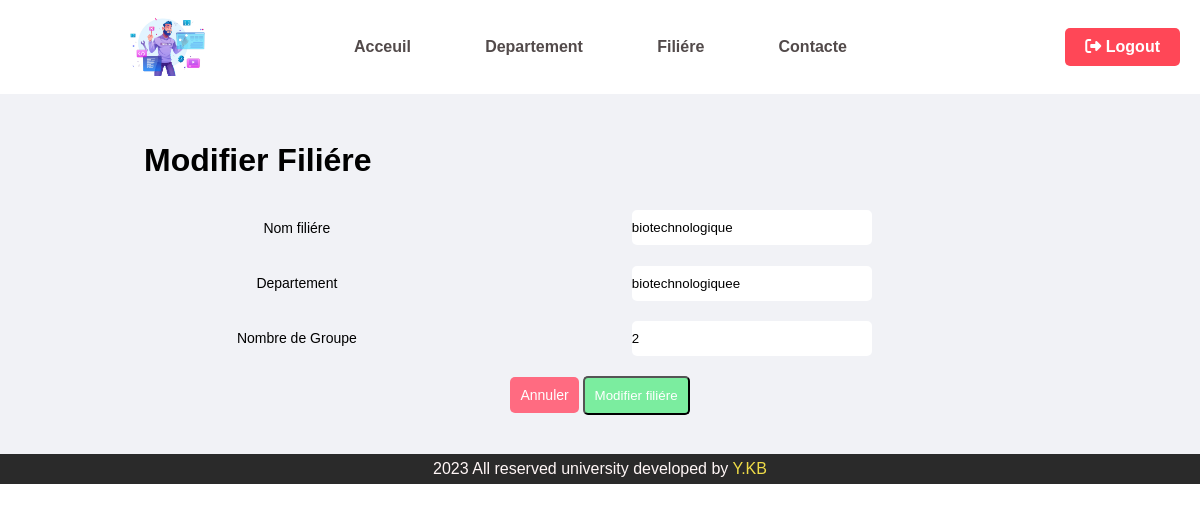
The app's page /students/update-filiere.php?nom_fil=biotechnologique with its own data.
### tables this page shows
CREATE TABLE IF NOT EXISTS `filiere` (
  `nom_fil` varchar(20) NOT NULL,
  `departement` varchar(20) NOT NULL,
  `nb_gr` int(20) NOT NULL,
  PRIMARY KEY (`nom_fil`)
);

### students/update-filiere.php (the view, shortened to what this page needs)
<?php
include("../partials/header.php");
include('../config/db.php');
?>
<main>
    <div class="main">
        <h1>Modifier Filiére</h1>
        <?php
                $nom_fil = $_GET['nom_fil'];
                $sql1= "SELECT * FROM filiere where nom_fil='$nom_fil'";
                $res1 = mysqli_query($conn, $sql1);
                if ($res1==TRUE){
                    $count=mysqli_num_rows($res1);
                            if ($count==1){
                                $rows=mysqli_fetch_assoc($res1);
                                $nom_fil=$rows['nom_fil'];
                                $departement=$rows['departement'];
                                $nb_gr=$rows['nb_gr'];
                            }
                }else{
                    header('location' .SITEURL.'students/filiere.php.php');
                }
        ?>
        <div class="formAdd">
            <form  method="POST" action="../crud/update-filiere.php" class="formAdd" >
                <table class="tbl-add">
                <tr>
                        <td>
                            <label for="matricule">Nom filiére</label>
                        </td>
                        <td>
                            <input class="input" type="text" name="nom_fil" value='<?php echo $nom_fil; ?>' required>
                        </td>
                    </tr>
                    <tr>
                        <td>
                            <label for="nom">Departement</label>
                        </td>
                        <td>
                            <input class="input" type="text" name="departement" value='<?php echo $departement; ?>' required>
                        </td>
                    </tr>
                    <tr>
                        <td><label for="prenom">Nombre de Groupe</label> </td>
                        <td><input class="input" type="text" name="nb_gr" value='<?php echo $nb_gr; ?>' required></td>
                    </tr>
                    <tr>
                        <td colspan="2">
                            <a href='filiere.php' class="btn-danger">Annuler</a>
                            <input onclick="return(confirm('vous etes sur de modifier cette filiére'))" type="submit" name="submit" value="Modifier filiére" class="btn-secondary">
                        </td>
                    </tr>
                </table>
            </form>
        </div>
    </div>
</main>
<?php include("../partials/footer.php"); ?>

### css/style.css (style rules this page uses)
* { margin: 0 0; padding: 0 0; font-family: Arial, Helvetica, sans-serif; }
a { color: #ff6b81; text-decoration: none; }
* { padding: 0; margin: 0; font-family: Arial, Helvetica, sans-serif; }
main { background-color: #f1f2f6; padding: 4% 12% 4% 12%; }
.btn-secondary { padding: 10px 10px; background-color:#7bed9f ; border-radius: 5px; text-decoration: none; color: #fff; cursor: pointer; transition: 0.5s; }
.btn-danger { padding: 10px 10px; background-color:#ff6b81 ; border-radius: 5px; text-decoration: none; color: #fff; cursor: pointer; transition: 0.5s; }
table { font-size: 18px; position: relative; top: 20px; width: 100%; }
table tr td { padding: 1%; text-align: center; font-size: 14px; }
table tr { border: 2px solid black; }
.formAdd { width: 100%; }
.input { height: 35px; width: 240px; border-radius: 5px; border: none; }

### records on screen
filiere: nom_fil "biotechnologique", departement "biotechnologiquee", nb_gr "2"
